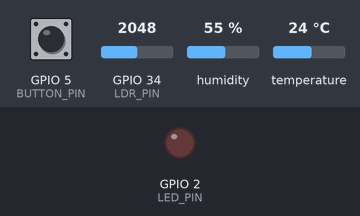
Simulated run of this program. Board: ESP32. Shown: output pins drawn as LEDs (lit = HIGH). The test bench sets the inputs (shaded band); at power-on: GPIO 5 (BUTTON_PIN) HIGH, GPIO 34 (LDR_PIN) = 2048, humidity 55 %, temperature 24 °C. WiFi joins after 1.5 s; servers stay silent unless stated; what the program prints to the serial monitor is not drawn.

Above: at 3.2 s.
3.3 s: GPIO 5 (BUTTON_PIN) pulled LOW for 0.15 s
At 5.9 s:
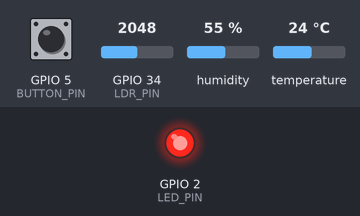
6.4 s: GPIO 5 (BUTTON_PIN) pulled LOW for 1 s
At 7.3 s:
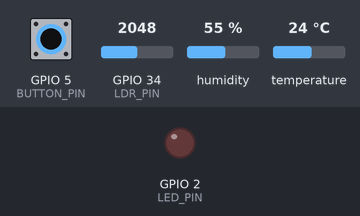
8.9 s: GPIO 5 (BUTTON_PIN) pulled LOW for 3.2 s
At 10.9 s:
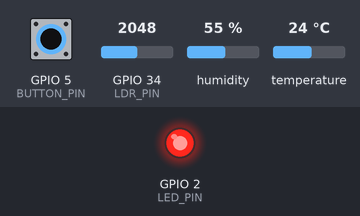
13.6 s: GPIO 34 (LDR_PIN) set to 2018
At 15.8 s:
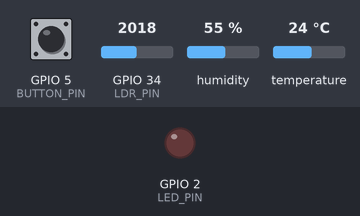
16.5 s: GPIO 34 (LDR_PIN) set to 2047
At 20.25 s:
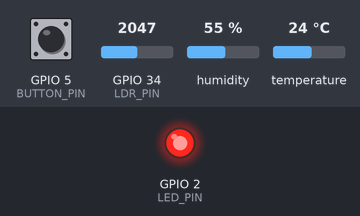
Timing chart, 0 to 20.5 s (numbered marks = the images above; inputs shaded):
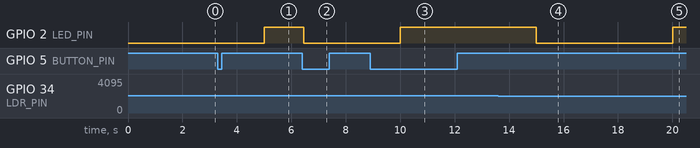

The program:

main.cpp
```cpp
#include <Arduino.h>
#include <WiFi.h>
#include <HTTPClient.h>
#include "DHT.h"

// ═══════════════════════════════════════════════════════════
// ПІНИ
// ═══════════════════════════════════════════════════════════
#define LED_PIN    2
#define BUTTON_PIN 5
#define LDR_PIN    34
#define DHTT_PIN   4
#define DHTT_TYPE  DHT22

// ═══════════════════════════════════════════════════════════
// WI-FI ТА СЕРВЕР
// ═══════════════════════════════════════════════════════════
#define WIFI_SSID     "Wokwi-GUEST"
#define WIFI_PASSWORD ""
#define WIFI_TIMEOUT  10000  // мс — таймаут першого підключення

#define SERVER_URL "http://httpbin.org/post"

// ═══════════════════════════════════════════════════════════
// ТАЙМІНГИ
// ═══════════════════════════════════════════════════════════
#define DEBOUNCE_DELAY   50     // мс
#define MONITOR_INTERVAL 5000   // мс — читання сенсорів у режимі "моніторинг"
#define SEND_INTERVAL    30000  // мс — відправка на сервер

// Поріг освітленості (люкси), нижче якого вмикається LED.
// Значення підібране під дефолтну яскравість LDR-слайдера у Wokwi;
// при тестуванні перетягніть повзунок фоторезистора, щоб побачити обидва стани.
#define LUX_THRESHOLD 100.0f

// ═══════════════════════════════════════════════════════════
// РЕЖИМИ РОБОТИ
// ═══════════════════════════════════════════════════════════
enum Mode { MODE_SILENT, MODE_MONITORING };
Mode currentMode = MODE_SILENT;

// ── Debounce кнопки ──────────────────────────────────────
bool lastRawState = HIGH;
bool stableState  = HIGH;
unsigned long lastDebounceTime = 0;

// ── Неблокуючі таймери ───────────────────────────────────
unsigned long lastMonitor = 0;
unsigned long lastSend    = 0;

// ── Дані сенсорів (зберігаються між циклами відправки) ───
struct SensorData {
  float temperature;
  float humidity;
  float lux;
  bool  hasData;  // true лише після першого реального вимірювання
};

SensorData lastGoodData = { 0.0f, 0.0f, 0.0f, false };

DHT dht(DHTT_PIN, DHTT_TYPE);

// ═══════════════════════════════════════════════════════════
// КОНВЕРТАЦІЯ ADC → LUX
// ═══════════════════════════════════════════════════════════
float adcToLux(int adcValue) {
  const float GAMMA = 0.7f;
  const float RL10  = 33.0f;  // опір LDR при 10 lux (кОм)

  float voltage    = adcValue / 4096.0f * 3.3f;
  float resistance = 2000.0f * voltage / (1.0f - voltage / 3.3f);
  return pow(RL10 * 1e3 * pow(10, GAMMA) / resistance, (1.0f / GAMMA));
}

// ═══════════════════════════════════════════════════════════
// КНОПКА З DEBOUNCE — перемикання "тиша" / "моніторинг"
// ═══════════════════════════════════════════════════════════
void handleButton() {
  bool raw = digitalRead(BUTTON_PIN);

  if (raw != lastRawState) {
    lastDebounceTime = millis();
  }

  if ((millis() - lastDebounceTime) > DEBOUNCE_DELAY) {
    if (raw != stableState) {
      stableState = raw;

      if (stableState == LOW) {  // INPUT_PULLUP: LOW = кнопку натиснуто
        currentMode = (currentMode == MODE_SILENT) ? MODE_MONITORING : MODE_SILENT;
        Serial.print("[Режим] ");
        Serial.println(currentMode == MODE_MONITORING ? "МОНІТОРИНГ" : "ТИША");

        if (currentMode == MODE_SILENT) {
          digitalWrite(LED_PIN, LOW);  // у тиші LED не повинен лишатись увімкненим
        }
      }
    }
  }

  lastRawState = raw;
}

// ═══════════════════════════════════════════════════════════
// WI-FI
// ═══════════════════════════════════════════════════════════
bool connectWifi() {
  Serial.print("[Wi-Fi] Підключаємось");
  WiFi.begin(WIFI_SSID, WIFI_PASSWORD, 6);

  unsigned long start = millis();
  while (WiFi.status() != WL_CONNECTED) {
    if (millis() - start > WIFI_TIMEOUT) {
      Serial.println(" — таймаут, працюємо офлайн");
      return false;
    }
    delay(250);
    Serial.print(".");
  }

  Serial.println(" OK");
  Serial.print("[Wi-Fi] IP: ");
  Serial.println(WiFi.localIP());
  return true;
}

// ═══════════════════════════════════════════════════════════
// ЗЧИТУВАННЯ СЕНСОРІВ + КЕРУВАННЯ LED (лише в режимі "моніторинг")
// ═══════════════════════════════════════════════════════════
void readAndPrintSensors() {
  int   rawLdr = analogRead(LDR_PIN);
  float lux    = adcToLux(rawLdr);

  float temperature = dht.readTemperature();
  float humidity    = dht.readHumidity();
  bool  dhtOk        = !isnan(temperature) && !isnan(humidity);

  if (!dhtOk) {
    Serial.println("[Помилка] DHT22: сенсор повернув некоректні дані (NaN) — пропускаємо, продовжуємо роботу");
  } else {
    lastGoodData.temperature = temperature;
    lastGoodData.humidity    = humidity;
  }
  lastGoodData.lux = lux;
  lastGoodData.hasData = true;

  char tempStr[8];
  char humStr[8];
  if (dhtOk) {
    snprintf(tempStr, sizeof(tempStr), "%.1f", temperature);
    snprintf(humStr, sizeof(humStr), "%.1f", humidity);
  } else {
    strcpy(tempStr, "err");
    strcpy(humStr, "err");
  }

  Serial.print("[Сенсори] t=");
  Serial.print(tempStr);
  Serial.print("C  h=");
  Serial.print(humStr);
  Serial.print("%  lux=");
  Serial.print(lux, 1);
  Serial.print(" (ADC ");
  Serial.print(rawLdr);
  Serial.println(")");

  bool ledOn = lux < LUX_THRESHOLD;
  digitalWrite(LED_PIN, ledOn ? HIGH : LOW);
  Serial.println(ledOn ? "[LED] Увімкнено (низька освітленість)" : "[LED] Вимкнено");
}

// ═══════════════════════════════════════════════════════════
// ВІДПРАВКА ДАНИХ НА СЕРВЕР
// ═══════════════════════════════════════════════════════════
void sendData(const SensorData &data) {
  if (!data.hasData) {
    Serial.println("[HTTP] Ще немає жодного вимірювання — пропускаємо відправку");
    return;
  }

  if (WiFi.status() != WL_CONNECTED) {
    Serial.println("[HTTP] Wi-Fi недоступний — пропускаємо відправку, продовжуємо роботу");
    WiFi.reconnect();  // неблокуюча спроба відновити з'єднання у фоні
    return;
  }

  HTTPClient http;
  http.begin(SERVER_URL);
  http.addHeader("Content-Type", "application/json");

  char payload[96];
  snprintf(payload, sizeof(payload),
           "{\"temperature\":%.1f,\"humidity\":%.1f,\"lux\":%.1f}",
           data.temperature, data.humidity, data.lux);

  Serial.print("[HTTP] Відправляємо: ");
  Serial.println(payload);

  int httpCode = http.POST((uint8_t *)payload, strlen(payload));

  if (httpCode > 0) {
    Serial.print("[HTTP] Сервер відповів кодом: ");
    Serial.println(httpCode);
  } else {
    Serial.print("[HTTP] Помилка запиту: ");
    Serial.println(http.errorToString(httpCode));
  }

  http.end();
}

// ═══════════════════════════════════════════════════════════
// SETUP
// ═══════════════════════════════════════════════════════════
void setup() {
  Serial.begin(115200);
  delay(500);

  pinMode(LED_PIN, OUTPUT);
  pinMode(BUTTON_PIN, INPUT_PULLUP);
  pinMode(LDR_PIN, INPUT);

  dht.begin();

  Serial.println("ESP32 старт. Поточний режим: ТИША");
  connectWifi();  // одноразова спроба з таймаутом; при невдачі працюємо офлайн
}

// ═══════════════════════════════════════════════════════════
// LOOP
// ═══════════════════════════════════════════════════════════
void loop() {
  unsigned long now = millis();

  handleButton();

  if (currentMode == MODE_MONITORING && (now - lastMonitor) >= MONITOR_INTERVAL) {
    lastMonitor = now;
    readAndPrintSensors();
  }

  if ((now - lastSend) >= SEND_INTERVAL) {
    lastSend = now;
    sendData(lastGoodData);
  }
}
```

Measured:
- the behaviour switches between 2046 and 2045 on GPIO 34 (LDR_PIN) (found by bisection; images 3 and 4)
- after the input at 3.3 s, GPIO 2 (LED_PIN): LOW → HIGH after 1.7 s
- after the input at 6.4 s, GPIO 2 (LED_PIN): HIGH → LOW after 0.05 s
- after the input at 8.9 s, GPIO 2 (LED_PIN): LOW → HIGH after 1.1 s
- after the input at 13.6 s, GPIO 2 (LED_PIN): HIGH → LOW after 1.4 s
- after the input at 16.5 s, GPIO 2 (LED_PIN): LOW → HIGH after 3.5 s
